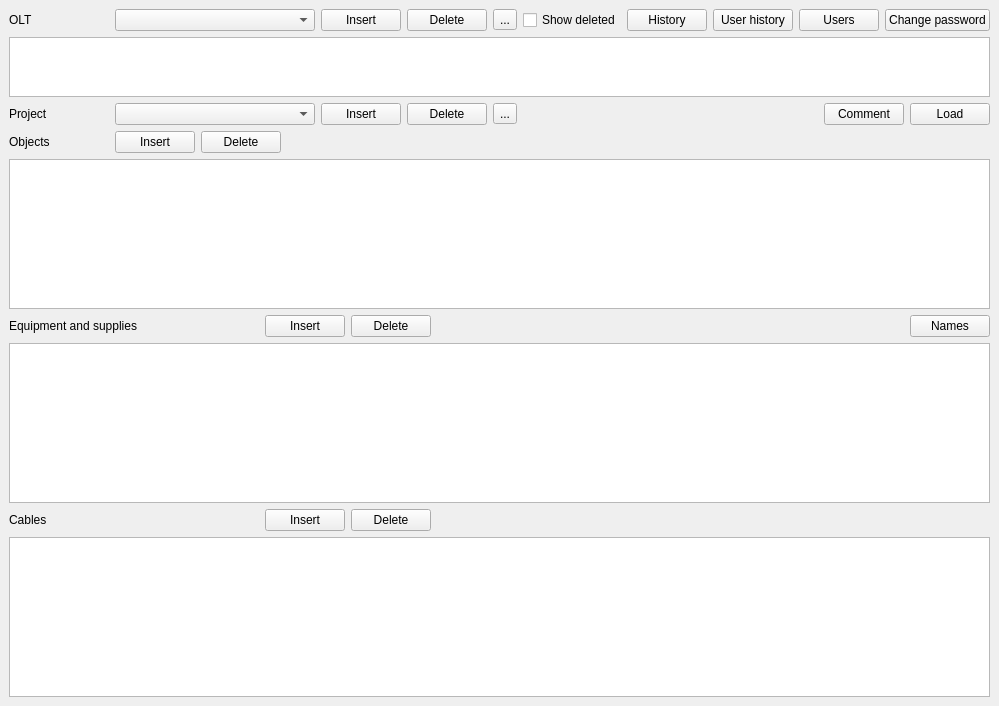
<?xml version="1.0" encoding="UTF-8"?>
<ui version="4.0">
 <class>MainWindow</class>
 <widget class="QMainWindow" name="MainWindow">
  <property name="geometry">
   <rect>
    <x>0</x>
    <y>0</y>
    <width>973</width>
    <height>706</height>
   </rect>
  </property>
  <property name="windowTitle">
   <string>FO DB</string>
  </property>
  <property name="windowIcon">
   <iconset resource="app.qrc">
    <normaloff>:/app.png</normaloff>:/app.png</iconset>
  </property>
  <widget class="QWidget" name="centralwidget">
   <layout class="QVBoxLayout" name="verticalLayout_3">
    <item>
     <layout class="QHBoxLayout" name="horizontalLayout">
      <item>
       <widget class="QLabel" name="olt_label">
        <property name="minimumSize">
         <size>
          <width>100</width>
          <height>0</height>
         </size>
        </property>
        <property name="text">
         <string>OLT</string>
        </property>
       </widget>
      </item>
      <item>
       <widget class="QComboBox" name="olt">
        <property name="minimumSize">
         <size>
          <width>200</width>
          <height>0</height>
         </size>
        </property>
       </widget>
      </item>
      <item>
       <widget class="QPushButton" name="olt_insert">
        <property name="text">
         <string>Insert</string>
        </property>
       </widget>
      </item>
      <item>
       <widget class="QPushButton" name="olt_delete">
        <property name="text">
         <string>Delete</string>
        </property>
       </widget>
      </item>
      <item>
       <widget class="QToolButton" name="olt_actions">
        <property name="contextMenuPolicy">
         <enum>Qt::ActionsContextMenu</enum>
        </property>
        <property name="styleSheet">
         <string notr="true">QToolButton::menu-indicator { image: none; }</string>
        </property>
        <property name="text">
         <string>...</string>
        </property>
        <property name="popupMode">
         <enum>QToolButton::InstantPopup</enum>
        </property>
        <property name="toolButtonStyle">
         <enum>Qt::ToolButtonTextOnly</enum>
        </property>
       </widget>
      </item>
      <item>
       <spacer name="horizontalSpacer">
        <property name="orientation">
         <enum>Qt::Horizontal</enum>
        </property>
        <property name="sizeHint" stdset="0">
         <size>
          <width>40</width>
          <height>20</height>
         </size>
        </property>
       </spacer>
      </item>
      <item>
       <widget class="QCheckBox" name="show_deleted">
        <property name="text">
         <string>Show deleted</string>
        </property>
       </widget>
      </item>
      <item>
       <widget class="QPushButton" name="history">
        <property name="text">
         <string>History</string>
        </property>
       </widget>
      </item>
      <item>
       <widget class="QPushButton" name="user_history">
        <property name="text">
         <string>User history</string>
        </property>
       </widget>
      </item>
      <item>
       <widget class="QPushButton" name="users">
        <property name="text">
         <string>Users</string>
        </property>
       </widget>
      </item>
      <item>
       <widget class="QPushButton" name="set_password">
        <property name="text">
         <string>Change password</string>
        </property>
       </widget>
      </item>
     </layout>
    </item>
    <item>
     <widget class="QTableWidget" name="olt_props">
      <property name="minimumSize">
       <size>
        <width>0</width>
        <height>60</height>
       </size>
      </property>
      <property name="maximumSize">
       <size>
        <width>16777215</width>
        <height>60</height>
       </size>
      </property>
      <property name="palette">
       <palette>
        <active>
         <colorrole role="Highlight">
          <brush brushstyle="SolidPattern">
           <color alpha="255">
            <red>255</red>
            <green>255</green>
            <blue>255</blue>
           </color>
          </brush>
         </colorrole>
         <colorrole role="HighlightedText">
          <brush brushstyle="SolidPattern">
           <color alpha="255">
            <red>0</red>
            <green>0</green>
            <blue>0</blue>
           </color>
          </brush>
         </colorrole>
        </active>
        <inactive>
         <colorrole role="Highlight">
          <brush brushstyle="SolidPattern">
           <color alpha="255">
            <red>255</red>
            <green>255</green>
            <blue>255</blue>
           </color>
          </brush>
         </colorrole>
         <colorrole role="HighlightedText">
          <brush brushstyle="SolidPattern">
           <color alpha="255">
            <red>0</red>
            <green>0</green>
            <blue>0</blue>
           </color>
          </brush>
         </colorrole>
        </inactive>
        <disabled>
         <colorrole role="Highlight">
          <brush brushstyle="SolidPattern">
           <color alpha="255">
            <red>255</red>
            <green>255</green>
            <blue>255</blue>
           </color>
          </brush>
         </colorrole>
         <colorrole role="HighlightedText">
          <brush brushstyle="SolidPattern">
           <color alpha="255">
            <red>0</red>
            <green>0</green>
            <blue>0</blue>
           </color>
          </brush>
         </colorrole>
        </disabled>
       </palette>
      </property>
      <property name="selectionMode">
       <enum>QAbstractItemView::SingleSelection</enum>
      </property>
      <attribute name="verticalHeaderVisible">
       <bool>false</bool>
      </attribute>
     </widget>
    </item>
    <item>
     <layout class="QHBoxLayout" name="horizontalLayout_2">
      <item>
       <widget class="QLabel" name="project_label">
        <property name="minimumSize">
         <size>
          <width>100</width>
          <height>0</height>
         </size>
        </property>
        <property name="text">
         <string>Project</string>
        </property>
       </widget>
      </item>
      <item>
       <widget class="QComboBox" name="project">
        <property name="minimumSize">
         <size>
          <width>200</width>
          <height>0</height>
         </size>
        </property>
       </widget>
      </item>
      <item>
       <widget class="QPushButton" name="project_insert">
        <property name="text">
         <string>Insert</string>
        </property>
       </widget>
      </item>
      <item>
       <widget class="QPushButton" name="project_delete">
        <property name="text">
         <string>Delete</string>
        </property>
       </widget>
      </item>
      <item>
       <widget class="QToolButton" name="project_actions">
        <property name="contextMenuPolicy">
         <enum>Qt::ActionsContextMenu</enum>
        </property>
        <property name="styleSheet">
         <string notr="true">QToolButton::menu-indicator { image: none; }</string>
        </property>
        <property name="text">
         <string>...</string>
        </property>
        <property name="popupMode">
         <enum>QToolButton::InstantPopup</enum>
        </property>
        <property name="toolButtonStyle">
         <enum>Qt::ToolButtonTextOnly</enum>
        </property>
       </widget>
      </item>
      <item>
       <spacer name="horizontalSpacer_2">
        <property name="orientation">
         <enum>Qt::Horizontal</enum>
        </property>
        <property name="sizeHint" stdset="0">
         <size>
          <width>40</width>
          <height>20</height>
         </size>
        </property>
       </spacer>
      </item>
      <item>
       <widget class="QPushButton" name="project_comment">
        <property name="text">
         <string>Comment</string>
        </property>
       </widget>
      </item>
      <item>
       <widget class="QPushButton" name="project_load">
        <property name="text">
         <string>Load</string>
        </property>
       </widget>
      </item>
     </layout>
    </item>
    <item>
     <layout class="QHBoxLayout" name="horizontalLayout_4">
      <item>
       <widget class="QLabel" name="object_label">
        <property name="minimumSize">
         <size>
          <width>100</width>
          <height>0</height>
         </size>
        </property>
        <property name="text">
         <string>Objects</string>
        </property>
       </widget>
      </item>
      <item>
       <widget class="QPushButton" name="object_insert">
        <property name="text">
         <string>Insert</string>
        </property>
       </widget>
      </item>
      <item>
       <widget class="QPushButton" name="object_delete">
        <property name="text">
         <string>Delete</string>
        </property>
       </widget>
      </item>
      <item>
       <spacer name="horizontalSpacer_4">
        <property name="orientation">
         <enum>Qt::Horizontal</enum>
        </property>
        <property name="sizeHint" stdset="0">
         <size>
          <width>40</width>
          <height>20</height>
         </size>
        </property>
       </spacer>
      </item>
     </layout>
    </item>
    <item>
     <widget class="QTableWidget" name="objects">
      <property name="minimumSize">
       <size>
        <width>0</width>
        <height>150</height>
       </size>
      </property>
      <property name="maximumSize">
       <size>
        <width>16777215</width>
        <height>150</height>
       </size>
      </property>
      <property name="palette">
       <palette>
        <active>
         <colorrole role="Highlight">
          <brush brushstyle="SolidPattern">
           <color alpha="255">
            <red>0</red>
            <green>120</green>
            <blue>215</blue>
           </color>
          </brush>
         </colorrole>
         <colorrole role="HighlightedText">
          <brush brushstyle="SolidPattern">
           <color alpha="255">
            <red>255</red>
            <green>255</green>
            <blue>255</blue>
           </color>
          </brush>
         </colorrole>
        </active>
        <inactive>
         <colorrole role="Highlight">
          <brush brushstyle="SolidPattern">
           <color alpha="255">
            <red>0</red>
            <green>120</green>
            <blue>215</blue>
           </color>
          </brush>
         </colorrole>
         <colorrole role="HighlightedText">
          <brush brushstyle="SolidPattern">
           <color alpha="255">
            <red>255</red>
            <green>255</green>
            <blue>255</blue>
           </color>
          </brush>
         </colorrole>
        </inactive>
        <disabled>
         <colorrole role="Highlight">
          <brush brushstyle="SolidPattern">
           <color alpha="255">
            <red>0</red>
            <green>120</green>
            <blue>215</blue>
           </color>
          </brush>
         </colorrole>
         <colorrole role="HighlightedText">
          <brush brushstyle="SolidPattern">
           <color alpha="255">
            <red>255</red>
            <green>255</green>
            <blue>255</blue>
           </color>
          </brush>
         </colorrole>
        </disabled>
       </palette>
      </property>
      <property name="selectionMode">
       <enum>QAbstractItemView::SingleSelection</enum>
      </property>
      <property name="selectionBehavior">
       <enum>QAbstractItemView::SelectRows</enum>
      </property>
      <property name="sortingEnabled">
       <bool>true</bool>
      </property>
      <attribute name="verticalHeaderVisible">
       <bool>true</bool>
      </attribute>
     </widget>
    </item>
    <item>
     <layout class="QHBoxLayout" name="horizontalLayout_3">
      <item>
       <widget class="QLabel" name="item_label">
        <property name="minimumSize">
         <size>
          <width>250</width>
          <height>0</height>
         </size>
        </property>
        <property name="text">
         <string>Equipment and supplies</string>
        </property>
       </widget>
      </item>
      <item>
       <widget class="QPushButton" name="item_insert">
        <property name="text">
         <string>Insert</string>
        </property>
       </widget>
      </item>
      <item>
       <widget class="QPushButton" name="item_delete">
        <property name="text">
         <string>Delete</string>
        </property>
       </widget>
      </item>
      <item>
       <spacer name="horizontalSpacer_3">
        <property name="orientation">
         <enum>Qt::Horizontal</enum>
        </property>
        <property name="sizeHint" stdset="0">
         <size>
          <width>40</width>
          <height>20</height>
         </size>
        </property>
       </spacer>
      </item>
      <item>
       <widget class="QPushButton" name="item_types">
        <property name="text">
         <string>Names</string>
        </property>
       </widget>
      </item>
     </layout>
    </item>
    <item>
     <widget class="QTableWidget" name="items">
      <property name="minimumSize">
       <size>
        <width>0</width>
        <height>150</height>
       </size>
      </property>
      <property name="maximumSize">
       <size>
        <width>16777215</width>
        <height>16777215</height>
       </size>
      </property>
      <property name="palette">
       <palette>
        <active>
         <colorrole role="Highlight">
          <brush brushstyle="SolidPattern">
           <color alpha="255">
            <red>0</red>
            <green>120</green>
            <blue>215</blue>
           </color>
          </brush>
         </colorrole>
         <colorrole role="HighlightedText">
          <brush brushstyle="SolidPattern">
           <color alpha="255">
            <red>255</red>
            <green>255</green>
            <blue>255</blue>
           </color>
          </brush>
         </colorrole>
        </active>
        <inactive>
         <colorrole role="Highlight">
          <brush brushstyle="SolidPattern">
           <color alpha="255">
            <red>0</red>
            <green>120</green>
            <blue>215</blue>
           </color>
          </brush>
         </colorrole>
         <colorrole role="HighlightedText">
          <brush brushstyle="SolidPattern">
           <color alpha="255">
            <red>255</red>
            <green>255</green>
            <blue>255</blue>
           </color>
          </brush>
         </colorrole>
        </inactive>
        <disabled>
         <colorrole role="Highlight">
          <brush brushstyle="SolidPattern">
           <color alpha="255">
            <red>0</red>
            <green>120</green>
            <blue>215</blue>
           </color>
          </brush>
         </colorrole>
         <colorrole role="HighlightedText">
          <brush brushstyle="SolidPattern">
           <color alpha="255">
            <red>255</red>
            <green>255</green>
            <blue>255</blue>
           </color>
          </brush>
         </colorrole>
        </disabled>
       </palette>
      </property>
      <property name="selectionMode">
       <enum>QAbstractItemView::SingleSelection</enum>
      </property>
      <property name="selectionBehavior">
       <enum>QAbstractItemView::SelectRows</enum>
      </property>
      <property name="sortingEnabled">
       <bool>true</bool>
      </property>
      <attribute name="verticalHeaderVisible">
       <bool>true</bool>
      </attribute>
     </widget>
    </item>
    <item>
     <layout class="QHBoxLayout" name="horizontalLayout_5">
      <item>
       <widget class="QLabel" name="cable_label">
        <property name="minimumSize">
         <size>
          <width>250</width>
          <height>0</height>
         </size>
        </property>
        <property name="text">
         <string>Cables</string>
        </property>
       </widget>
      </item>
      <item>
       <widget class="QPushButton" name="cable_insert">
        <property name="text">
         <string>Insert</string>
        </property>
       </widget>
      </item>
      <item>
       <widget class="QPushButton" name="cable_delete">
        <property name="text">
         <string>Delete</string>
        </property>
       </widget>
      </item>
      <item>
       <spacer name="horizontalSpacer_5">
        <property name="orientation">
         <enum>Qt::Horizontal</enum>
        </property>
        <property name="sizeHint" stdset="0">
         <size>
          <width>40</width>
          <height>20</height>
         </size>
        </property>
       </spacer>
      </item>
     </layout>
    </item>
    <item>
     <widget class="QTableWidget" name="cables">
      <property name="minimumSize">
       <size>
        <width>0</width>
        <height>150</height>
       </size>
      </property>
      <property name="maximumSize">
       <size>
        <width>16777215</width>
        <height>16777215</height>
       </size>
      </property>
      <property name="palette">
       <palette>
        <active>
         <colorrole role="Highlight">
          <brush brushstyle="SolidPattern">
           <color alpha="255">
            <red>0</red>
            <green>120</green>
            <blue>215</blue>
           </color>
          </brush>
         </colorrole>
         <colorrole role="HighlightedText">
          <brush brushstyle="SolidPattern">
           <color alpha="255">
            <red>255</red>
            <green>255</green>
            <blue>255</blue>
           </color>
          </brush>
         </colorrole>
        </active>
        <inactive>
         <colorrole role="Highlight">
          <brush brushstyle="SolidPattern">
           <color alpha="255">
            <red>0</red>
            <green>120</green>
            <blue>215</blue>
           </color>
          </brush>
         </colorrole>
         <colorrole role="HighlightedText">
          <brush brushstyle="SolidPattern">
           <color alpha="255">
            <red>255</red>
            <green>255</green>
            <blue>255</blue>
           </color>
          </brush>
         </colorrole>
        </inactive>
        <disabled>
         <colorrole role="Highlight">
          <brush brushstyle="SolidPattern">
           <color alpha="255">
            <red>0</red>
            <green>120</green>
            <blue>215</blue>
           </color>
          </brush>
         </colorrole>
         <colorrole role="HighlightedText">
          <brush brushstyle="SolidPattern">
           <color alpha="255">
            <red>255</red>
            <green>255</green>
            <blue>255</blue>
           </color>
          </brush>
         </colorrole>
        </disabled>
       </palette>
      </property>
      <property name="selectionMode">
       <enum>QAbstractItemView::SingleSelection</enum>
      </property>
      <property name="selectionBehavior">
       <enum>QAbstractItemView::SelectRows</enum>
      </property>
      <property name="sortingEnabled">
       <bool>true</bool>
      </property>
      <attribute name="verticalHeaderVisible">
       <bool>true</bool>
      </attribute>
     </widget>
    </item>
   </layout>
  </widget>
 </widget>
 <resources>
  <include location="app.qrc"/>
 </resources>
 <connections/>
</ui>
